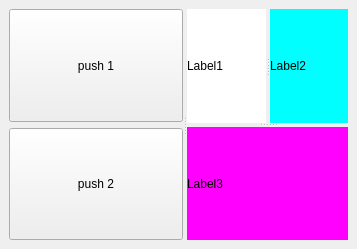
<?xml version="1.0" encoding="UTF-8"?>
<ui version="4.0">
 <class>MainWindow</class>
 <widget class="QMainWindow" name="MainWindow">
  <property name="geometry">
   <rect>
    <x>0</x>
    <y>0</y>
    <width>357</width>
    <height>249</height>
   </rect>
  </property>
  <property name="windowTitle">
   <string>MainWindow</string>
  </property>
  <widget class="QWidget" name="centralwidget">
   <layout class="QHBoxLayout" name="horizontalLayout">
    <item>
     <widget class="QSplitter" name="splitter_3">
      <property name="sizePolicy">
       <sizepolicy hsizetype="Expanding" vsizetype="Preferred">
        <horstretch>0</horstretch>
        <verstretch>0</verstretch>
       </sizepolicy>
      </property>
      <property name="orientation">
       <enum>Qt::Horizontal</enum>
      </property>
      <widget class="QWidget" name="">
       <layout class="QVBoxLayout" name="verticalLayout_2">
        <property name="sizeConstraint">
         <enum>QLayout::SetDefaultConstraint</enum>
        </property>
        <item>
         <widget class="QPushButton" name="pushButton">
          <property name="sizePolicy">
           <sizepolicy hsizetype="Minimum" vsizetype="Preferred">
            <horstretch>0</horstretch>
            <verstretch>0</verstretch>
           </sizepolicy>
          </property>
          <property name="text">
           <string>push 1</string>
          </property>
         </widget>
        </item>
        <item>
         <widget class="QPushButton" name="pushButton_2">
          <property name="sizePolicy">
           <sizepolicy hsizetype="Minimum" vsizetype="Preferred">
            <horstretch>0</horstretch>
            <verstretch>0</verstretch>
           </sizepolicy>
          </property>
          <property name="text">
           <string>push 2</string>
          </property>
         </widget>
        </item>
       </layout>
      </widget>
      <widget class="QSplitter" name="splitter_2">
       <property name="orientation">
        <enum>Qt::Vertical</enum>
       </property>
       <widget class="QSplitter" name="splitter">
        <property name="sizePolicy">
         <sizepolicy hsizetype="Minimum" vsizetype="Preferred">
          <horstretch>0</horstretch>
          <verstretch>0</verstretch>
         </sizepolicy>
        </property>
        <property name="minimumSize">
         <size>
          <width>100</width>
          <height>0</height>
         </size>
        </property>
        <property name="orientation">
         <enum>Qt::Horizontal</enum>
        </property>
        <property name="opaqueResize">
         <bool>true</bool>
        </property>
        <property name="childrenCollapsible">
         <bool>true</bool>
        </property>
        <widget class="QLabel" name="label">
         <property name="sizePolicy">
          <sizepolicy hsizetype="Preferred" vsizetype="Preferred">
           <horstretch>0</horstretch>
           <verstretch>0</verstretch>
          </sizepolicy>
         </property>
         <property name="styleSheet">
          <string notr="true">background-color: rgb(255, 255, 255);
font: 63 14pt &quot;NanumGothic&quot;;
</string>
         </property>
         <property name="text">
          <string>Label1</string>
         </property>
        </widget>
        <widget class="QLabel" name="label_2">
         <property name="sizePolicy">
          <sizepolicy hsizetype="Preferred" vsizetype="Preferred">
           <horstretch>0</horstretch>
           <verstretch>0</verstretch>
          </sizepolicy>
         </property>
         <property name="styleSheet">
          <string notr="true">background-color: rgb(0, 255, 255);
font: 63 14pt &quot;NanumGothic&quot;;
</string>
         </property>
         <property name="text">
          <string>Label2</string>
         </property>
        </widget>
       </widget>
       <widget class="QLabel" name="label_3">
        <property name="styleSheet">
         <string notr="true">background-color: rgb(255, 0, 255);
font: 63 14pt &quot;NanumGothic&quot;;
</string>
        </property>
        <property name="text">
         <string>Label3</string>
        </property>
       </widget>
      </widget>
     </widget>
    </item>
   </layout>
  </widget>
 </widget>
 <resources/>
 <connections/>
</ui>
